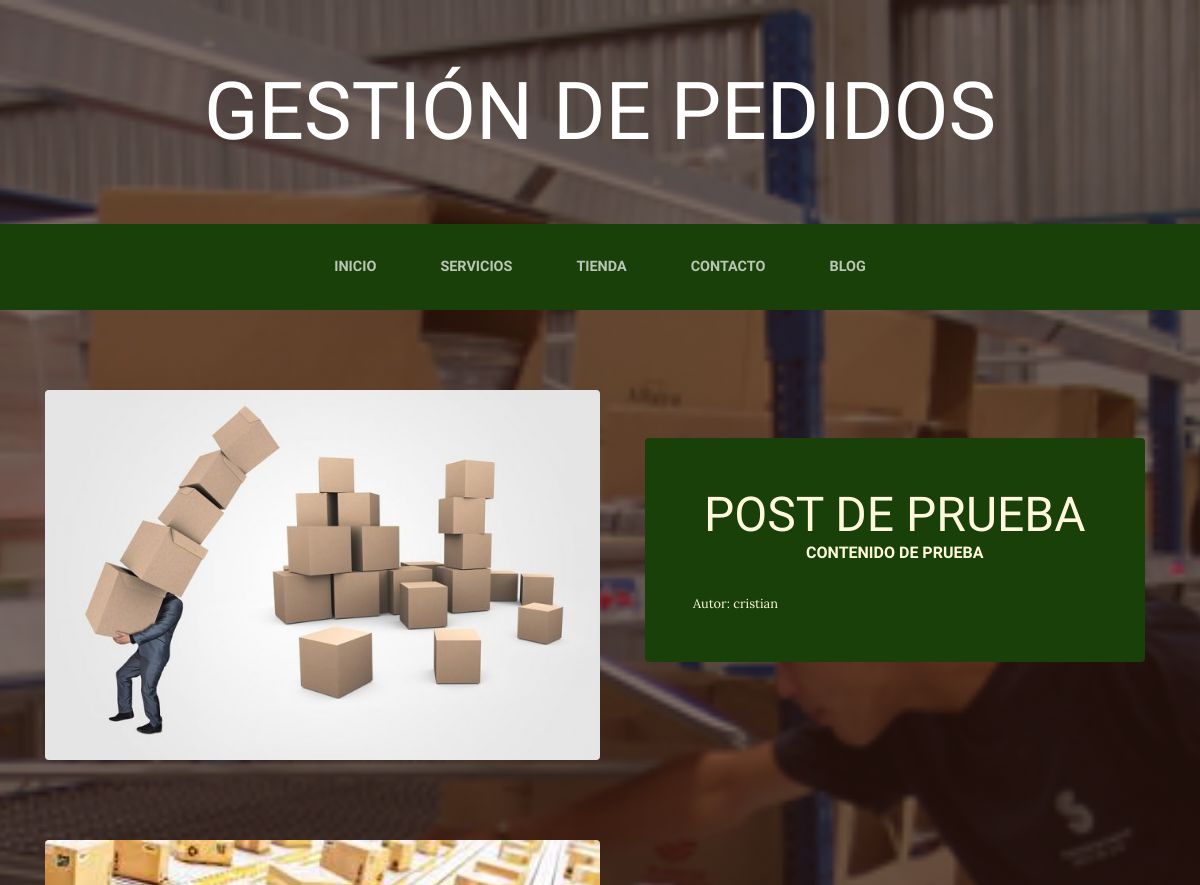
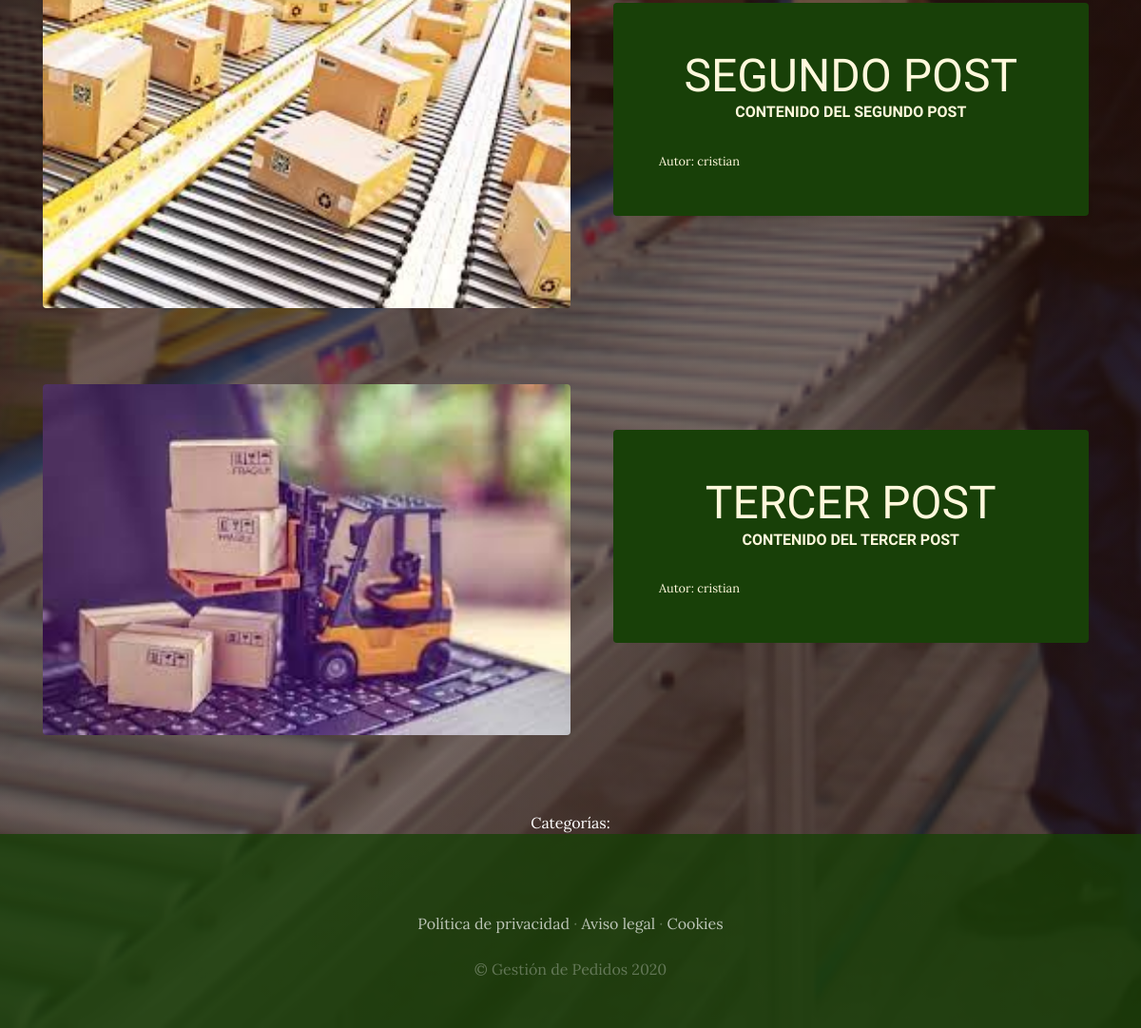
Screenshot of /blog/ with the database file from the repository (2 pictures, top to bottom).
### blog/models.py (models this page shows, shortened)
class Post (models.Model):
    titulo=models.CharField(max_length=50)
    contenido=models.CharField(max_length=50)
    imagen=models.ImageField(upload_to="blog", null= True, blank=True)
    autor=models.ForeignKey(User, on_delete=models.CASCADE)
    categorias=models.ManyToManyField(Categoria)
    created=models.DateField(auto_now_add=True)
    updated=models.DateField(auto_now_add=True)
    class Meta:
        verbose_name="post"
        verbose_name_plural="posts"

### blog/views.py (the view)
# urls.py: 2. Add a URL to urlpatterns:  path('blog/', include('blog.urls'))
def blog (request):
    posts=Post.objects.all()
    return render (request, "blog/blog.html", {"posts":posts})

### blog/templates/blog/blog.html
{% extends "ProyectoWebApp/base.html" %} {% load static %} {% block content %}
{% for post in posts %}
<section class="page-section clearfix">
  <div class="container">
    <div class="intro">
      <img
        class="intro-img img-fluid mb-3 mb-lg-0 rounded"
        src="{{post.imagen.url}}"
        alt=""
        style="width: 50%"
      />
      <div class="intro-text left-0 text-center bg-faded p-5 rounded">
        <h2 class="section-heading mb-4">
          <span class="section-heading-lower">{{post.titulo}}</span>
          <span class="section-heading-upper">{{post.contenido}}</span>
        </h2>
        <div style="text-align: left; font-size: 0.8em">
          Autor: {{post.autor}}
        </div>
      </div>
    </div>
  </div>
</section>
{% endfor %}
<section>
  <div style="width: 75%; margin: auto; text-align: center; color: white">
    Categorías: {% for post in categorias %} {{post}}// {% endfor %}
  </div>
</section>
{% endblock %}

### ProyectoWebApp/static/ProyectoWebApp/css/gestion.css (style rules this page uses)
body { font-family: "Lora"; background: linear-gradient(rgba(47, 23, 15, 0.65), rgba(47, 23, 15, 0.65)), url("../img/bg_main.jpg"); background-attachment: fixed; background-position: center; background-size: cover; }
h1, h2, h3, h4, h5, h6 { font-family: "Raleway"; }
.page-section { margin-top: 5rem; margin-bottom: 5rem; }
.section-heading { text-transform: uppercase; }
.section-heading .section-heading-upper { display: block; font-size: 1rem; font-weight: 800; padding-bottom: 0.5rem; }
.section-heading .section-heading-lower { display: block; font-size: 3rem; font-weight: 100; }
.bg-faded { background-color: rgba(255, 255, 255, 0.85); }
.intro { position: relative; }
@media (min-width: 992px) { .intro .intro-img { width: 75%; float: left; } }
@media (min-width: 992px) { .intro .intro-text { left: 600; width: 60%; margin-top: 3rem; background-color: rgba(24, 64, 8); color: cornsilk; position: absolute; } }
@media (min-width: 1200px) { .intro .intro-text { width: 45%; } }

### rows the page displays
Post: imagen (picture), titulo "POST DE PRUEBA", contenido "CONTENIDO DE PRUEBA", autor "cristian"
Post: imagen (picture), titulo "SEGUNDO POST", contenido "CONTENIDO DEL SEGUNDO POST", autor "cristian"
Post: imagen (picture), titulo "TERCER POST", contenido "CONTENIDO DEL TERCER POST", autor "cristian"
